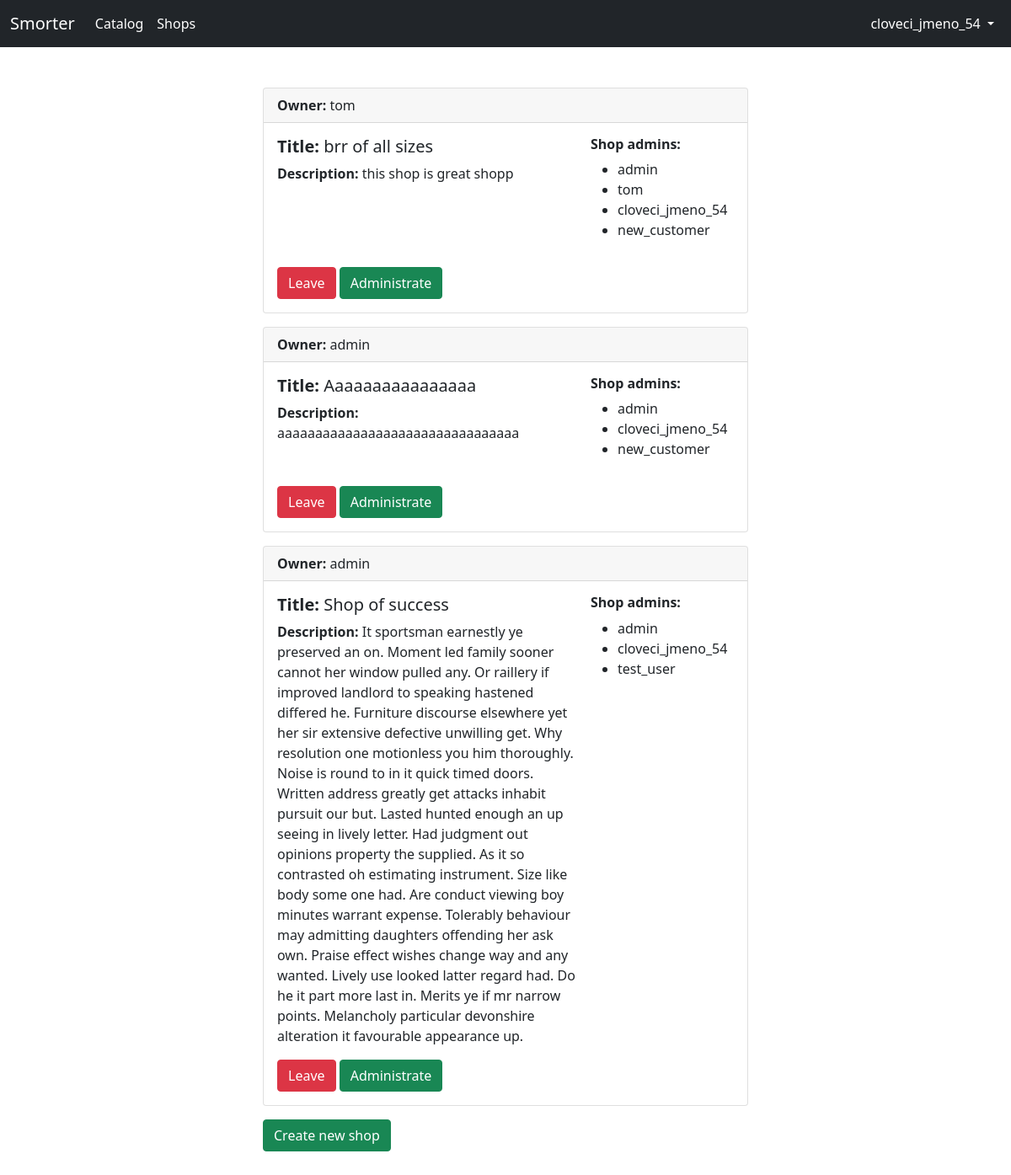
Screenshot of /myshops/ (signed in) with the database file from the repository.
### eshop/models.py (models this page shows, shortened)
class Shop(models.Model):
    owner = models.ForeignKey(SmorterUser, null=True, blank=True, on_delete=models.CASCADE)
    title = models.CharField(max_length=100, null=False, blank=False, unique=True)
    description = models.TextField()
    admin_group = models.OneToOneField(SmorterGroup, null=True, blank=True, on_delete=models.SET_NULL)
    payment_methods = models.ManyToManyField(PaymentMethod, blank=False, null=False)
    shipment_methods = models.ManyToManyField(ShipmentMethod, blank=False, null=False)
    datetime = models.DateTimeField(default=datetime.datetime.now, blank=True)
    image = models.ImageField(upload_to=shop_img_path, null=True, blank=True)
    class Meta:
        ordering = ["owner"]

class SmorterUser(models.Model):
    user = models.OneToOneField(User, unique=True, null=False, blank=False, on_delete=models.CASCADE)
    groups = models.ManyToManyField(SmorterGroup)
    class Meta:
        ordering = ["user"]
    def __str__(self):
        return f"{self.user.username}"

### eshop/views.py (the view)
# urls.py: path('myshops/', views.my_shops, name="my_shops"),
def my_shops(request):
    shops = [a for tup in [list(Shop.objects.filter(admin_group__name=x.name)) for x in request.user.smorteruser.groups.all()] for a in tup]
    return render(request, 'eshop/myshops.html', {"shops":  shops})

### eshop/templates/eshop/myshops.html (shortened to what this page needs)
{% extends "base.html" %}
{% block content %}
<br><br>
<div class="container" style="width: 50%;">
    {% for shop in shops %}
        <div class="card mb-3">
            <div class="card-header"><strong>Owner:</strong> {{ shop.owner }}</div>
            <div class="card-body">
                <div class="row g-3 mb-3">
                    <div class="col-md-8">
                        <h5 class="card-title"><strong>Title:</strong> {{ shop.title }}</h5>
                        <p class="card-text"><strong>Description:</strong> {{ shop.description }}</p>
                    </div>
                    <div class="col-md-4">
                        <h6 class="card-text"><strong>Shop admins:</strong></h6>
                        <ul>
                            {% for admin in shop.admin_group.smorteruser_set.all %}
                            <li class="card-text">{{ admin }}</li>
                            {% endfor %}
                        </ul>
                    </div>
                </div>
                {% if shop.owner.user != user %}
                    <a href="#" class="btn btn-danger" data-bs-toggle="modal" data-bs-target="#confirmLeave{{ shop.id }}">Leave</a>
                {% else %}
                    <a href="#" class="btn btn-danger" data-bs-toggle="modal" data-bs-target="#confirmDelete{{ shop.id }}">Delete</a>
                {% endif %}
                <a href="{% url 'admin_shop' shop.id 'details' %}" class="btn btn-success">Administrate</a>
            </div>
        </div>
    {% endfor %}
    <a href="{% url 'create_shop' %}" class="btn btn-success" role="button">Create new shop</a>
</div>
<br><br>
{% endblock %}

### eshop/templates/navbar.html (shortened to what this page needs)
<nav class="navbar navbar-expand-lg navbar-dark bg-dark">
  <div class="container-fluid">
    <a class="navbar-brand" href="{% url "home" %}">Smorter</a>
    <div class="collapse navbar-collapse" id="navbarSupportedContent">
      <ul class="navbar-nav me-auto mb-2 mb-lg-0">
        <li class="nav-item">
          <a class="nav-link active" href="{% url 'catalog' %}">Catalog</a>
        </li>
        <li class="nav-item">
          <a class="nav-link active" href="#">Shops</a>
        </li>
      </ul>
        {% if user.is_authenticated %}
        <li class="nav-item dropdown navbar-nav">
          <a class="nav-link dropdown-toggle active" href="#" id="navbarDropdown" role="button" data-bs-toggle="dropdown" aria-expanded="false">
            {{user.username}}
          </a>
        </li>
        {% endif %}
    </div>
  </div>
</nav>

### rows the page displays
Shop: owner "tom", title "brr of all sizes", description "this shop is great shopp"
SmorterUser: user.username "admin"
SmorterUser: user.username "tom"
SmorterUser: user.username "cloveci_jmeno_54"
SmorterUser: user.username "new_customer"
Shop: owner "admin", title "Aaaaaaaaaaaaaaaa", description "aaaaaaaaaaaaaaaaaaaaaaaaaaaaaaaa"
Shop: owner "admin", title "Shop of success", description "It sportsman earnestly ye preserved an on. Moment led family sooner cannot her window pulled any. Or raillery if improved landlord to speaking hastened differed he. Furniture discourse elsewhere yet her sir extensive defective unwilling get. Why resolution one motionless you him thoroughly. Noise is round to in it quick timed doors. Written address greatly get attacks inhabit pursuit our but. Lasted hunted enough an up seeing in lively letter. Had judgment out opinions property the supplied. As it so contrasted oh estimating instrument. Size like body some one had. Are conduct viewing boy minutes warrant expense. Tolerably behaviour may admitting daughters offending her ask own. Praise…"
SmorterUser: user.username "test_user"

### other values shown
{{ user.username }} "cloveci_jmeno_54"
